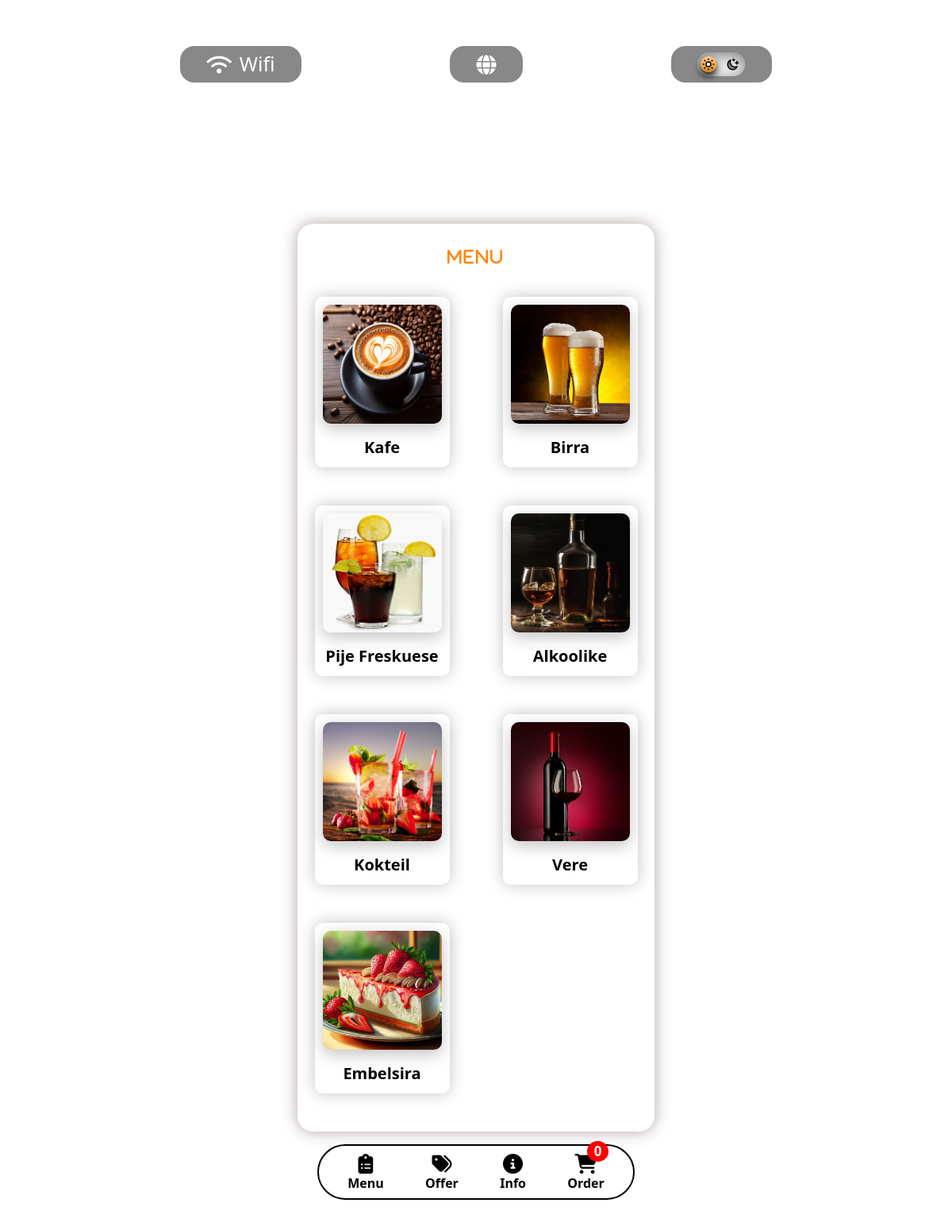
The page / on the database its author committed.
### barRestaurant/models.py (models this page shows, shortened)
class Category(models.Model):
    images = models.ImageField(upload_to='', null=True, blank=True)
    category_name_al = models.CharField(max_length=50, null=True, blank=True)
    category_name_en = models.CharField(max_length=50, null=True, blank=True)
    slug = models.SlugField(unique=True)

### barRestaurant/views.py (the view)
# urls.py: path('', HomeView.as_view(), name="home"),
class HomeView(ListView):
    template_name = 'index.html'
    model = Menu
    def get_context_data(self, **kwargs):
        context = super().get_context_data(**kwargs)
        context["categories"] = Category.objects.all()
        context['language'] = self.request.COOKIES.get('lang', 'al')
        return context

### barRestaurant/templates/index.html (shortened to what this page needs)
{% extends 'main.html' %}
{% load static %}
{% block content %}
<div class="container-fluid container_bg">
    <div class="container_item mt-5 mb-5" id="content-container">
        <div class="category-head">
            <h4>Menu</h4>
        </div>
        <div class="row">
            {% for category in categories %}
                <div class="col-12 col-md-6 col-lg-6 mb-5">
                    <div class="menu_item">
                        <a href="{% url 'category' category.slug %}" class="inside_menu">
                            <img src="{{ category.images.url }}" alt="image">
                            {% if language == 'en' %}
                                <p>{{ category.category_name_en }}</p>
                            {% else %}
                                <p>{{ category.category_name_al }}</p>
                            {% endif %}
                        </a>
                    </div>
                </div>
            {% endfor %}
        </div>
    </div>
</div>
{% endblock %}

### templates/main.html (shortened to what this page needs)
<!DOCTYPE html>
{% load static %}
<html lang="en">
<head>
    <link rel="stylesheet" href="https://cdnjs.cloudflare.com/ajax/libs/font-awesome/6.4.0/css/all.min.css" />
    <link href="https://cdn.jsdelivr.net/npm/bootstrap@5.3.0-alpha3/dist/css/bootstrap.min.css" rel="stylesheet">
    <link rel="stylesheet" href="{% static 'css/style.css' %}">
</head>
<body>
    {% include 'navbar.html' %}
        {% block content %}
        {% endblock %}
    {% include 'toggler_menu.html' %}
</body>
</html>

### templates/navbar.html (shortened to what this page needs)
<div class="container mt-5">
    <div class="navbar">
        <div class="navbar_item cursor first" onclick="togglePopup()">
            <i class="fa-solid fa-wifi"></i><span style="padding-left: 10px">Wifi</span>
        </div>
        <div class="navbar_item cursor" id="language-selector">
            <i class="fa-solid fa-globe" id="globe-icon"></i>
        </div>
        <div class="navbar_item cursor">
            <label for="darkemode-toggle">
            </label>
        </div>
    </div>
</div>

### templates/toggler_menu.html
<div class="toggler_menu">
    <a href="{% url 'home' %}" class="toggler_item">
        <p style="cursor: pointer; display: grid; justify-items: center"><i class="fa-solid fa-clipboard-list"></i>Menu</p>
    </a>
    <a href="{% url 'offer' %}" class="toggler_item">
        <p style="cursor: pointer; display: grid; justify-items: center"><i class="fa-solid fa-tags"><p data-lang data-lang-al="Oferta" data-lang-en="Offer"></p></i></p>
    </a>
    <a class="toggler_item" onclick="togglePopup()">
        <p style="cursor: pointer; display: grid; justify-items: center"><i class="fa-solid fa-circle-info"></i>Info</p>
    </a>
    <a class="toggler_item" id="add" href="{% url 'cart_views' %}" style="justify-items: normal">
        <p style="cursor: pointer; display: grid; justify-items: center"><i class="fa-solid fa-cart-shopping"><p data-lang data-lang-al="Fatura" data-lang-en="Order"></p></i></p>
        <span class="pro-count cart-items-count">{{ request.session.cart_data_obj|length }}</span>
    </a>
</div>

### static/css/style.css (style rules this page uses)
* { padding: 0; margin: 0; }
body { background-image: url("../image/bar.jpg"); }
.navbar { color: #fff; display: flex; justify-content: space-evenly; font-size: 25px; }
.cursor { cursor: pointer; }
.navbar_item { border: 2px solid #fff; padding: 10px 3%; border-radius: 20px; background-color: #5f5f5fbd; display: flex; align-items: center; position: relative; height: 50px; justify-content: center; }
.navbar_item > label { width: 60px; height: 30px; cursor: pointer; background: #ebebeb; border-radius: 200px; position: relative; display: block; box-shadow: inset 0 5px 15px #00000066, inset 0 -5px 15px #E1E1E1FF; transition: 0.3s; }
.navbar_item > label:after { content: ""; width: 20px; height: 20px; position: absolute; top: 5px; left: 4px; background: linear-gradient(180deg, #ffcc89, #d8860b); border-radius: 20px; box-shadow: 0 5px 10px #000000FF; transition: 0.3s; }
.container_bg { display: flex; justify-content: center; align-items: center; background: #fff; margin-top: 10%; border-top-right-radius: 50px; border-top-left-radius: 50px; position: absolute; z-index: -1; transition: 0.3s; }
.navbar_item > label svg { position: absolute; width: 18px; z-index: 100; }
.navbar_item > label svg.sun { left: 5px; fill: #fff; transition: 0.3s; }
.navbar_item > label svg.moon { left: 36px; fill: #7e7e7e; transition: 0.3s; }
.container_item { width: 450px; border-radius: 20px; box-shadow: 0 0 20px #b3a4a4; }
.category-head { display: flex; align-items: baseline; justify-content: center; padding: 10px; }
.category-head > h4 { text-align: center; font-size: 20px; font-weight: bold; font-family: 'Font Awesome 5 Free'; color: #ff8400; letter-spacing: 3px; padding: 20px; }
.menu_item { display: grid; justify-items: center; }
.inside_menu { text-align: center; padding: 10px; border-radius: 10px; box-shadow: 0 0 20px #c3c3c3; text-decoration: none; }
.inside_menu > img { border-radius: 10px; background-size: cover; box-shadow: 0 6px 20px #c3c3c3; width: 150px; height: 150px; }
.inside_menu > p { color: #000; padding-top: 10%; margin-bottom: 0; font-weight: bold; font-size: 20px; }
.toggler_menu { width: 400px; height: 70px; background: white; position: fixed; top: 87%; left: 50%; transform: translateX(-50%); border-radius: 200px; border: 2px solid #000; display: flex; justify-content: space-around; padding: 10px; }
.toggler_item { display: grid; justify-items: center; align-items: center; text-decoration: none; color: #000; }
.toggler_item i { font-size: 25px; }
.toggler_item p { margin-bottom: 0; font-weight: bold; }
.pro-count { display: grid; font-size: 17px; border-radius: 50%; text-align: center; background: red; color: #fff; position: relative; bottom: 65px; left: 25px; font-weight: bold; width: 57%; }

### rows shown on the page
Category: images (picture), category_name_al "Kafe"
Category: images (picture), category_name_al "Birra"
Category: images (picture), category_name_al "Pije Freskuese"
Category: images (picture), category_name_al "Alkoolike"
Category: images (picture), category_name_al "Kokteil"
Category: images (picture), category_name_al "Vere"
Category: images (picture), category_name_al "Embelsira"

### other values the page prints
{{ request.session.cart_data_obj|length }} "0"
